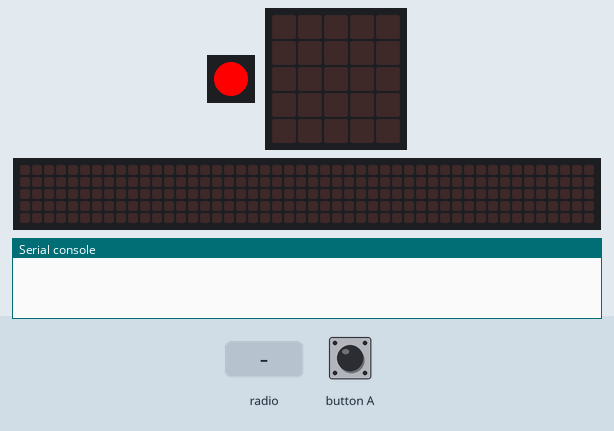
This program was run on a simulated Calliope mini (MakeCode). On the bench: 1 RGB LEDs in strip order, left to right, the board's 5×5 LED display, a strip that is not on the board, showing the scrolling text unrolled, the last lines printed to the serial console. The inputs (shaded band) are chosen by the test bench. No radio messages arrive unless stated (any console line starting 'radio sent:' is added by the test bench); the 48×5 strip is a reading aid, not a part: it shows the text the display is scrolling, unrolled, one strip-width of it at a time.

Above: at 1.2 s.
1.3 s: radio message "Hallo" arrives
At 1.37 s:
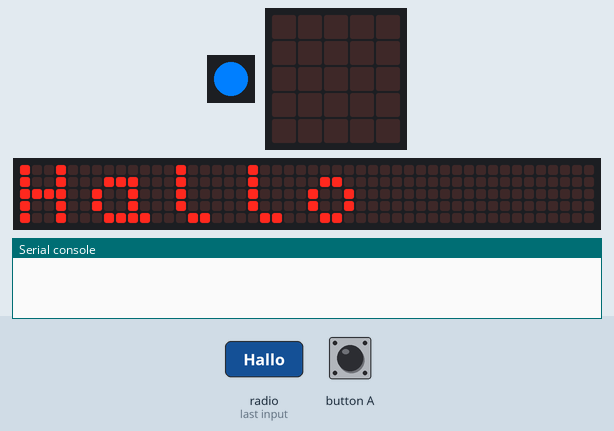
4.3 s: button A pressed for 0.15 s
At 6.47 s:
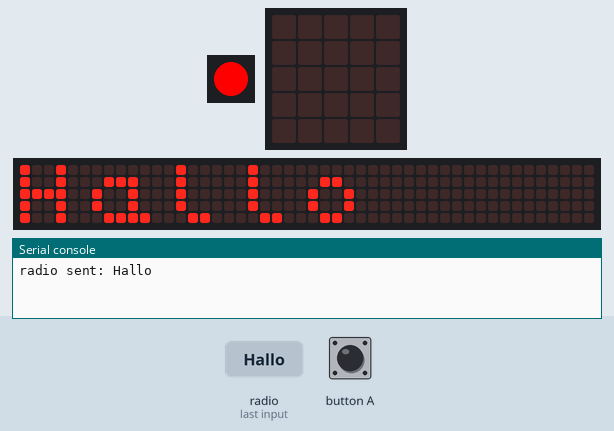
7.3 s: button A pressed for 0.15 s
At 7.8 s:
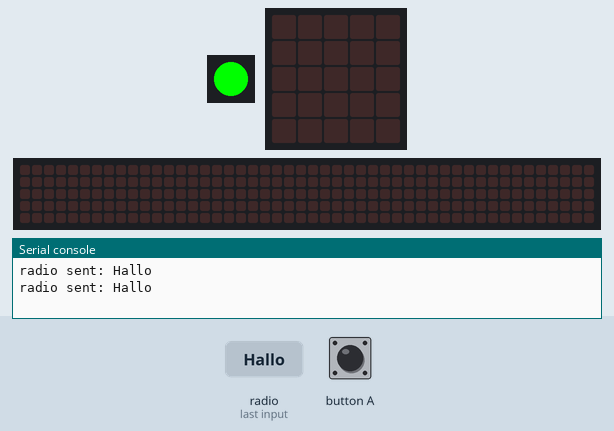
9.4 s: radio message "Hallo" arrives
At 15.2 s:
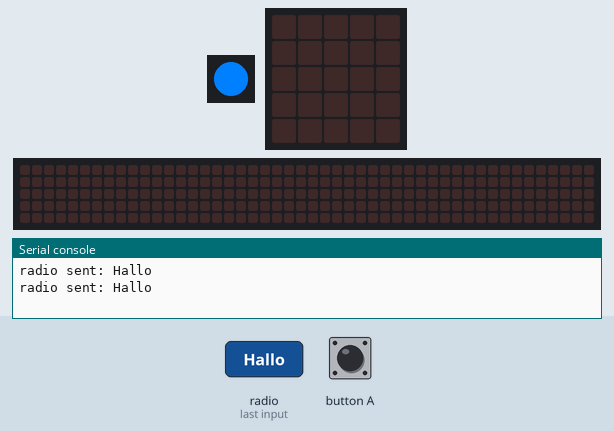
Timing chart, 0 to 16.4 s (numbered marks = the images above; inputs shaded):
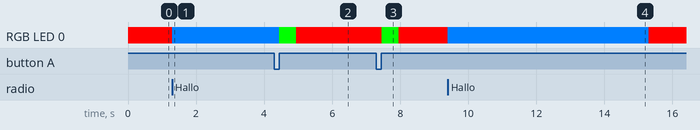

The program:

main.ts
```typescript
radio.onReceivedNumber(function (receivedNumber) {

})
input.onButtonEvent(Button.A, input.buttonEventClick(), function () {
    basic.setLedColor(0x00ff00)
    radio.sendString("Hallo")
    basic.pause(500)
    basic.setLedColor(0xff0000)
})
radio.onReceivedString(function (receivedString) {
    basic.setLedColor(0x007fff)
    basic.showString(receivedString)
    basic.pause(500)
    basic.setLedColor(0xff0000)
})
radio.setGroup(169)
basic.setLedColor(0xff0000)
basic.forever(function () {

})
```

test.ts
```typescript
// Hier kann man Tests durchführen; diese Datei wird nicht kompiliert, wenn dieses Paket als Erweiterung verwendet wird.
```

Measured:
- after the input at 1.3 s, RGB LED 0: RGB(255, 0, 0) → RGB(0, 127, 255) at once; the display: changes at once (image 1)
- after the input at 4.3 s, the display: first differs from a run without the input after 0.15 s (image 2 shows a later state)
- after the input at 7.3 s, RGB LED 0: RGB(255, 0, 0) → RGB(0, 255, 0) after 0.15 s, → RGB(255, 0, 0) 0.50 s later
- after the input at 9.4 s, RGB LED 0: RGB(255, 0, 0) → RGB(0, 127, 255) at once, → RGB(255, 0, 0) 5.9 s later; the display: first changes at once (image 4 shows a later state)
- what the display in image 2 shows lasts 0.4 s, from 6.3 s to 6.7 s
- what the display in image 3 shows lasts 0.5 s, from 7.5 s to 8.0 s
